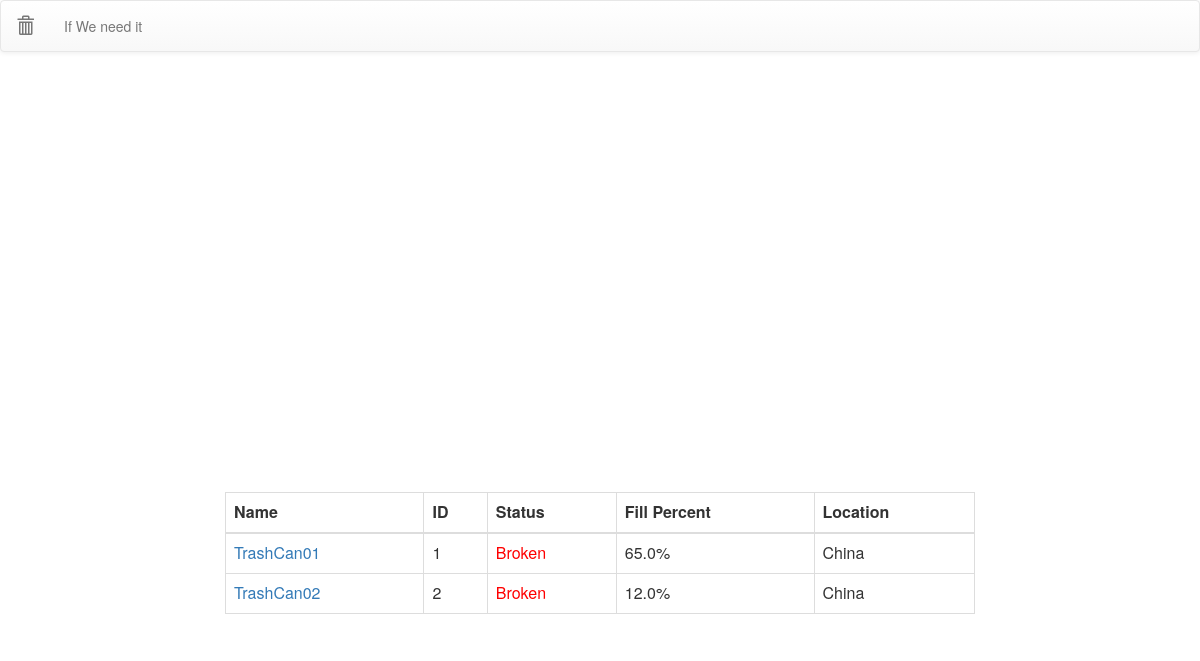
/, run on an earlier commit of the app's database.
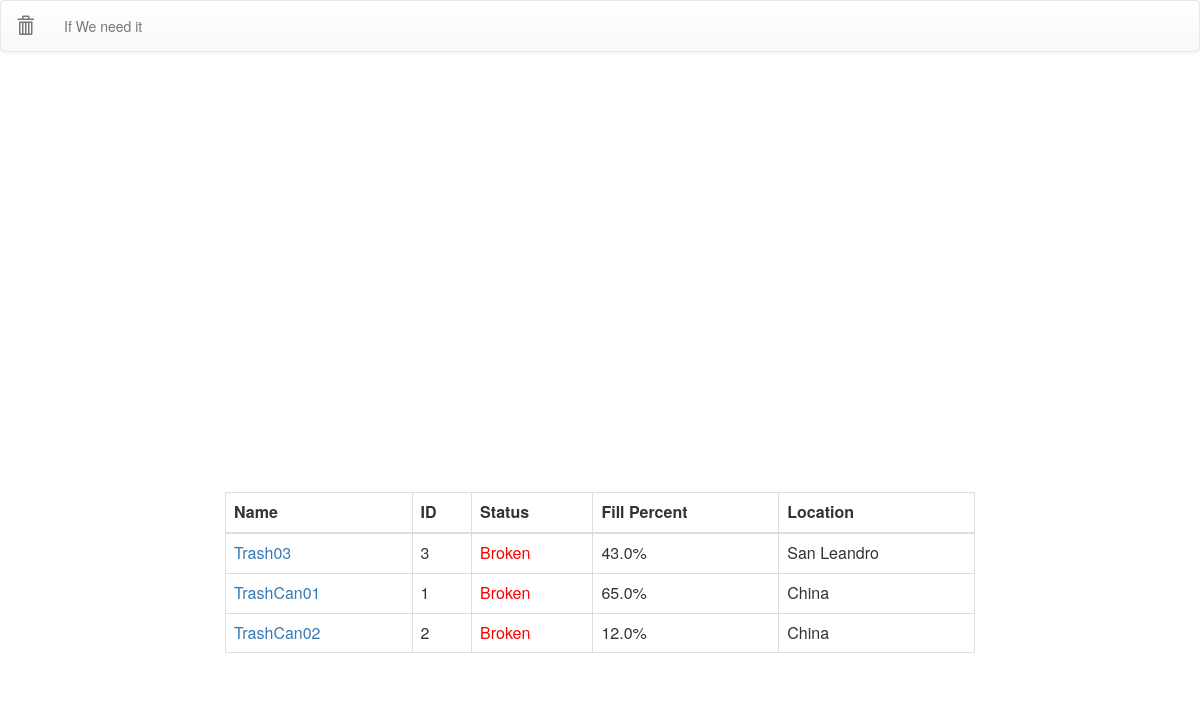
And on a later commit of the database.
### map/models.py (models this page shows, shortened)
class TrashCan(models.Model):
	lastEmptied = models.DateTimeField('last emptied', default=timezone.now)
	lastUpdated = models.DateTimeField('last updated', default=timezone.now)
	sensor1 = models.FloatField(default=50.0)
	sensor2 = models.FloatField(default=80.0)
	sensor3 = models.FloatField(default=69.0)
	fillLevel = models.FloatField(default=44.0)
	percent = models.FloatField(default=44.0)
	full_status = models.BooleanField(default=True)
	latitude = models.FloatField(default=37.7249)
	longitude = models.FloatField(default=-122.1561)
	location = models.CharField(max_length=400, default='101 Estudillo Ave')
	info = models.CharField(max_length=500, default='swag')
	maxFill = models.FloatField(default=100.0)
	installDate = models.DateTimeField('installed', default=timezone.now)
	trashID = models.IntegerField(default='1')
	name = models.CharField(max_length=30, default='MiDro')

### map/views.py (the view)
# urls.py: url(r'^$', views.IndexView.as_view(), name='index'),
class IndexView(generic.ListView):
    template_name = 'map/index.html'
    context_object_name = 'latest_trash_list'
    def get_queryset(self):
        return TrashCan.objects.order_by('-name')[::-1]

### map/templates/map/index.html (shortened to what this page needs)
{% extends 'map/base.html' %}
{% block content %}
<div id="map"></div>
{% if latest_trash_list %}
	<table class="table table-hover table-bordered" id="infoTable">
		<thead>
			<th>
				Name
			</th>
			<th>
				ID
			</th>
			<th>
				Status
			</th>
			<th>
				Fill Percent
			</th>
			<th>
				Location
			</th>
		</thead>
	{% for bin in latest_trash_list %}
		<tr {% if bin.status == False %} class="danger" {% endif %}>
			<td>
				<a href="{% url 'map:detail' bin.id %}">{{bin.name}}</a>
			</td>
			<td>
				{{bin.trashID}}
			</td>
			<td>
				{% if bin.status == True %}
				<span id="work">Working</span>
				{% else %}
				<span id="broke">Broken</span>
				{% endif %}
			</td>
			<td>
				{{bin.fillLevel}}%
			</td>
			<td>
				{{bin.location}}
			</td>
		</tr>
	{% endfor %}
	</table>
{% else %}
	<p> No polls are available. </p>
{% endif %}
{% endblock %}

### map/templates/map/base.html (shortened to what this page needs)
{% load static %}
<head>
	<link rel="stylesheet" href="https://maxcdn.bootstrapcdn.com/bootstrap/3.3.7/css/bootstrap.min.css">
	<link rel="stylesheet" href="https://maxcdn.bootstrapcdn.com/bootstrap/3.3.7/css/bootstrap-theme.min.css">
	<link rel="stylesheet" type="text/css" href="{% static 'map/style.css' %}" />
</head>
<body>
  <nav class="navbar navbar-default">
    <div class="container-fluid">
      <div class="navbar-header">
        <a class="navbar-brand" href="{% url 'map:index' %}"> <span class="glyphicon glyphicon-trash"></span></a>
      </div>
      <div id="navbar" class="navbar-collapse collapse">
        <ul class="nav navbar-nav">
          <li><a href="#">If We need it</a></li>
        </ul>
      </div>
    </div>
  </nav>
  <div class="container">
    <div class="col-md-2"></div>
    <div class="col-md-8">
      {% block content %}
      {% endblock %}
    </div>
    <div class="col-md-2"></div>
  </div>
</body>

### map/static/map/style.css (style rules this page uses)
#broke { color: red; }
#map { width: 100%; height: 400px; }
#infoTable { margin-top: 20px; }
.container { width: 100%; }

What changed in the data, as far as the page shows it:
added TrashCan: name "Trash03", trashID "3", fillLevel "43.0", location "San Leandro"
